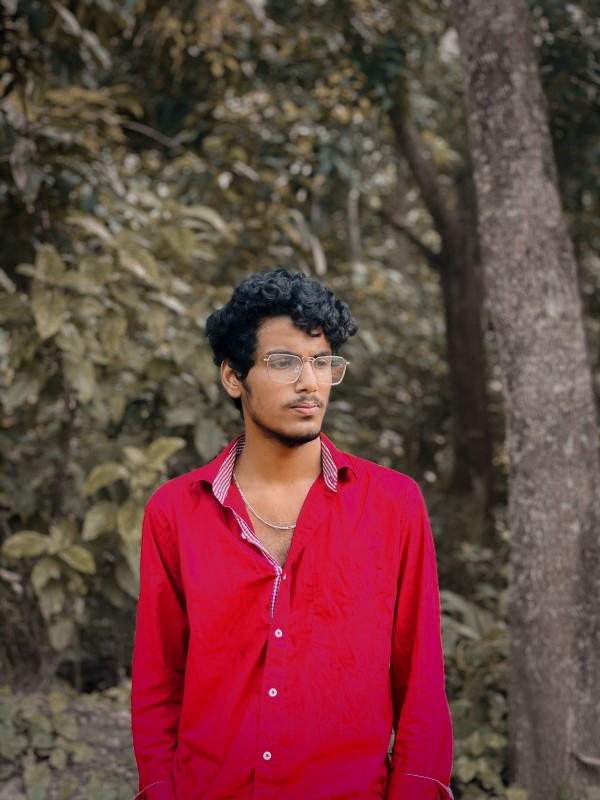
#> input picture python/image.jpg, 600 x 800 px
$ python sketch2.py
#> lines starting #> are read from the running program, lines starting #| are printed output that depends on the picture
import cv2
import matplotlib.pyplot as plt

# Load and process the image (as before)
image = cv2.imread('image.jpg')
#> image is the input picture: shape (800, 600, 3); mean B, G, R 63.3, 65.8, 107.2
gray_image = cv2.cvtColor(image, cv2.COLOR_BGR2GRAY)
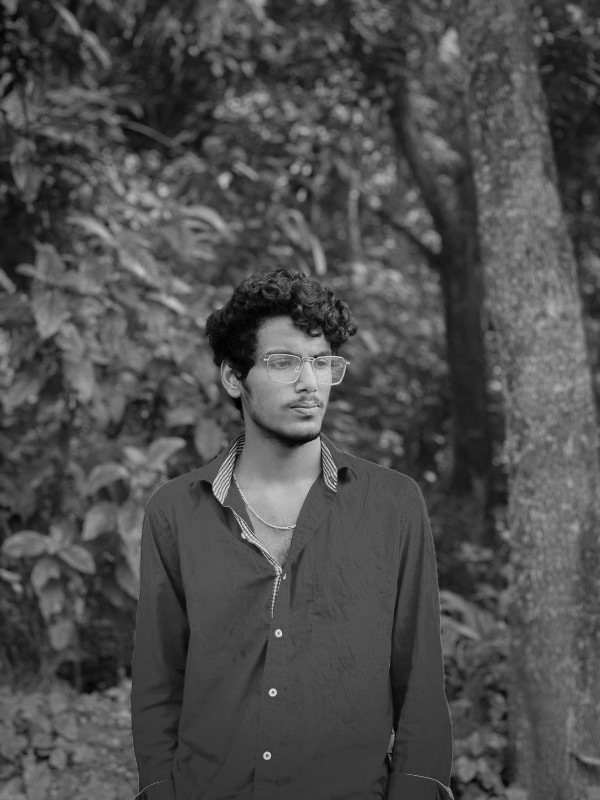
#> gray_image: shape (800, 600); min 0, max 231, mean 77.9
inverted_image = 255 - gray_image
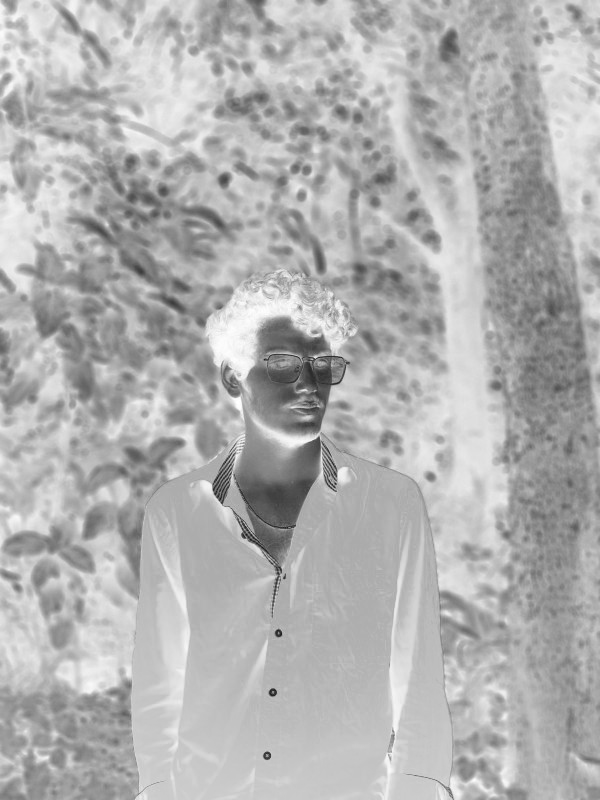
#> inverted_image: shape (800, 600); min 24, max 255, mean 177.1
blurred = cv2.GaussianBlur(inverted_image, (21, 21), 0)
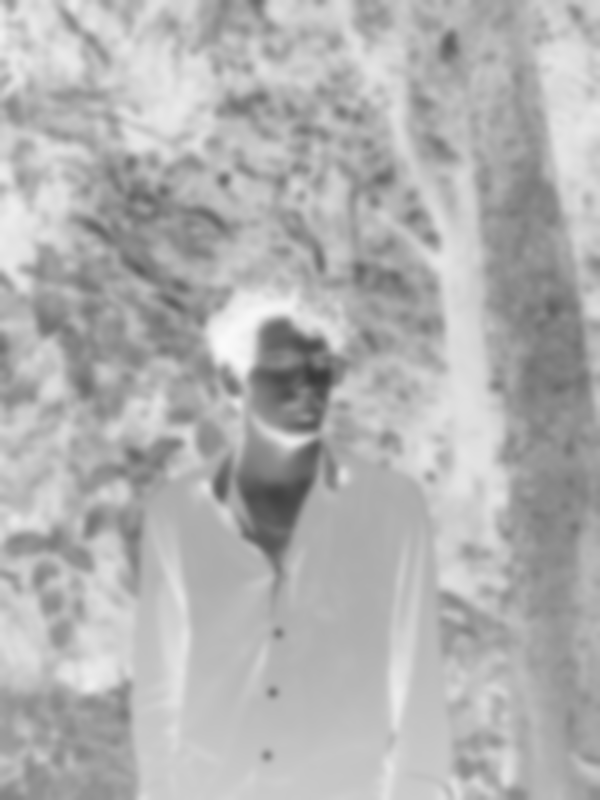
#> blurred: shape (800, 600); min 58, max 250, mean 177.1
inverted_blurred = 255 - blurred
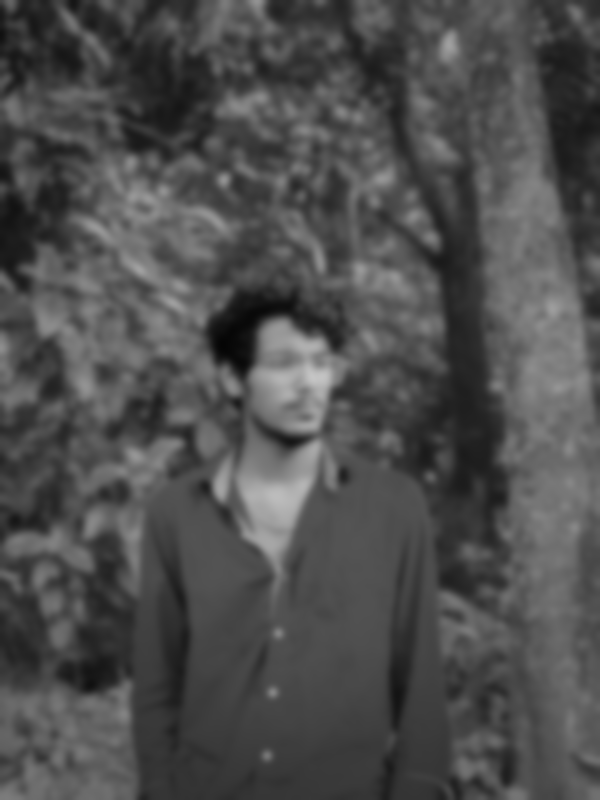
#> inverted_blurred: shape (800, 600); min 5, max 197, mean 77.9
pencil_sketch = cv2.divide(gray_image, inverted_blurred, scale=256.0)
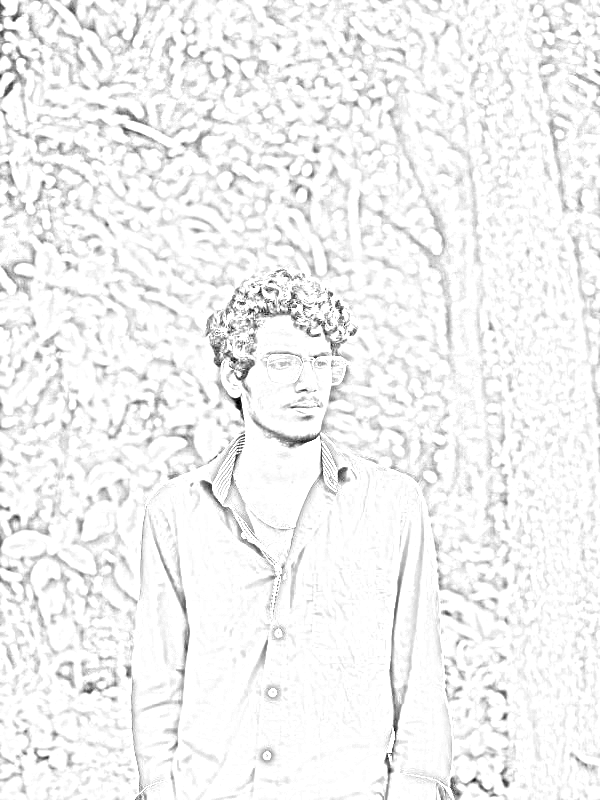
#> pencil_sketch: shape (800, 600); min 0, max 255, mean 242.5

# Display with matplotlib
plt.imshow(pencil_sketch, cmap='gray')
plt.title("Pencil Sketch")
plt.axis('off')
plt.show()

# pip install matplotlib
